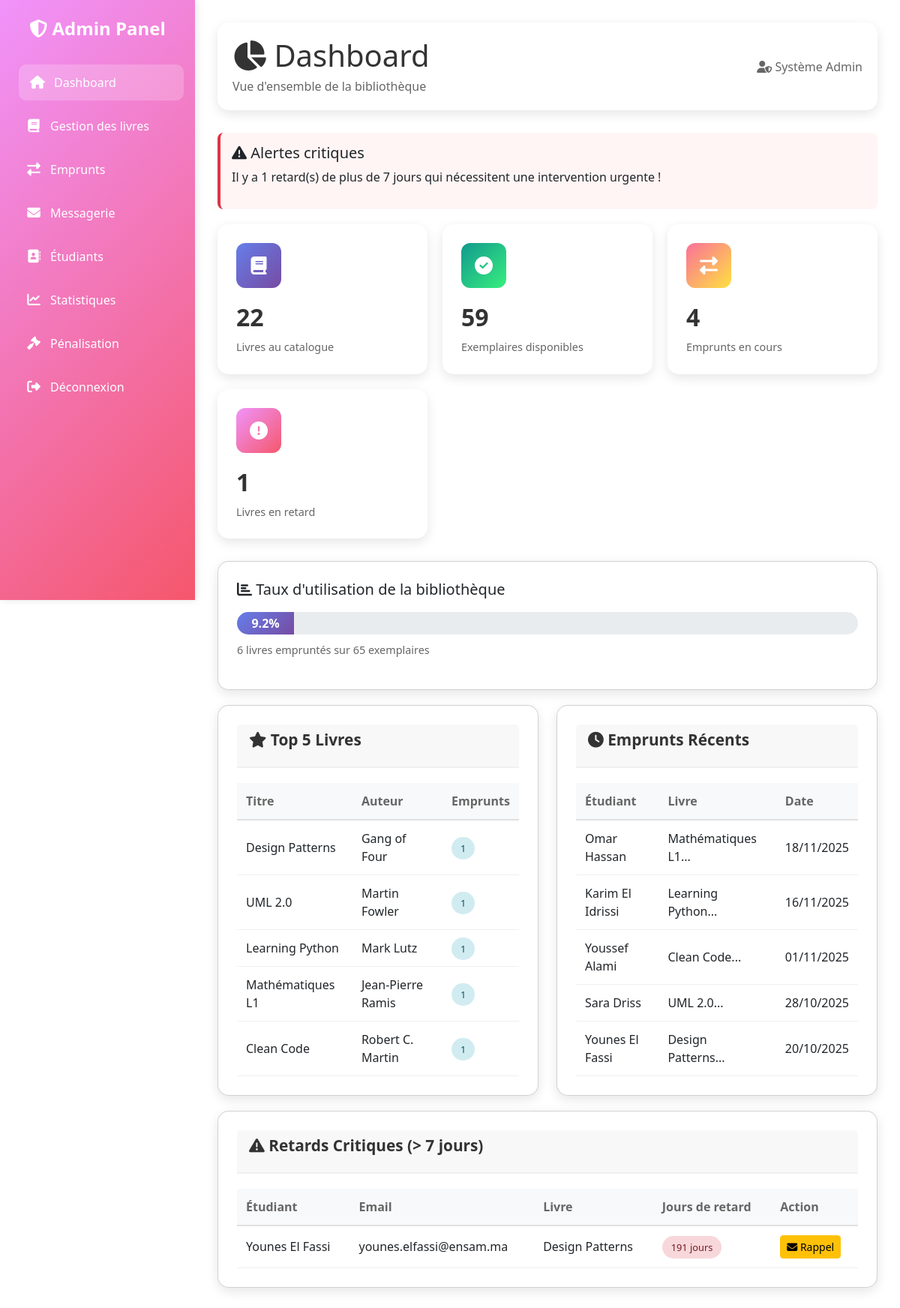
/views/admin/dashboard.php (signed in), run on the app's committed database.
### tables this page shows
CREATE TABLE emprunt (
  id_emprunt INT AUTO_INCREMENT PRIMARY KEY,
  id_demande INT,
  id_etudiant INT NOT NULL,
  id_livre INT NOT NULL,
  date_emprunt DATETIME NOT NULL,
  date_retour_prevue DATE NOT NULL,
  date_retour_effective DATETIME,
  statut ENUM('en_cours', 'retourne', 'perdu','en_retard') DEFAULT 'en_cours',
  prolonge BOOLEAN DEFAULT FALSE,
  FOREIGN KEY (id_demande) REFERENCES demande_emprunt(id_demande) ON DELETE SET NULL,
  FOREIGN KEY (id_etudiant) REFERENCES etudiant(id_etudiant) ON DELETE CASCADE,
  FOREIGN KEY (id_livre) REFERENCES livre(id_livre) ON DELETE CASCADE
);

CREATE TABLE etudiant (
  id_etudiant INT AUTO_INCREMENT PRIMARY KEY,
  nom VARCHAR(100) NOT NULL,
  prenom VARCHAR(100),
  email VARCHAR(255) NOT NULL UNIQUE,
  mot_de_passe VARCHAR(255) NOT NULL,
  numero_etudiant VARCHAR(50) NOT NULL UNIQUE,
  telephone VARCHAR(20),
  statut ENUM('actif','bloque') DEFAULT 'actif',
  date_inscription DATETIME DEFAULT CURRENT_TIMESTAMP,
  nombre_retards INT DEFAULT 0
);

CREATE TABLE livre (
  id_livre INT AUTO_INCREMENT PRIMARY KEY,
  isbn VARCHAR(20) UNIQUE,
  titre VARCHAR(255) NOT NULL,
  auteur VARCHAR(255),
  annee_publication YEAR,
  description TEXT,
  image_couverture VARCHAR(500),
  nombre_exemplaires INT NOT NULL DEFAULT 1,
  nombre_disponibles INT NOT NULL DEFAULT 1,
  livre_ds_bib INT NOT NULL DEFAULT 0,
  id_categorie INT,
  FOREIGN KEY (id_categorie) REFERENCES categorie(id_categorie) ON DELETE SET NULL
);

### views/admin/dashboard.php (the view, shortened to what this page needs)
<?php
require_once '../../utils/update-admin.php';
require_once '../../views/admin/panel.php';
$stmt = $pdo->query("
    SELECT
        COUNT(*) as total_livres,
        SUM(nombre_exemplaires) as total_exemplaires,
        SUM(nombre_disponibles) as total_disponibles
    FROM livre
");
$stats_livres = $stmt->fetch();
$stmt = $pdo->query("
    SELECT
        COUNT(*) as total_emprunts,
        SUM(CASE WHEN statut = 'en_retard' THEN 1 ELSE 0 END) as emprunts_retard
    FROM emprunt
    WHERE statut IN ('en_cours', 'en_retard')
");
$stats_emprunts = $stmt->fetch();
$stmt = $pdo->query("
    SELECT l.titre, l.auteur, COUNT(e.id_emprunt) as nb_emprunts
    FROM livre l
    LEFT JOIN emprunt e ON l.id_livre = e.id_livre
    GROUP BY l.id_livre
    ORDER BY nb_emprunts DESC
    LIMIT 5
");
$top_livres = $stmt->fetchAll();
$stmt = $pdo->query("
    SELECT e.*, l.titre, et.nom, et.prenom
    FROM emprunt e
    JOIN livre l ON e.id_livre = l.id_livre
    JOIN etudiant et ON e.id_etudiant = et.id_etudiant
    ORDER BY e.date_emprunt DESC
    LIMIT 5
");
$emprunts_recents = $stmt->fetchAll();
$stmt = $pdo->query("
    SELECT e.*, l.titre, et.nom, et.prenom, et.email,
           DATEDIFF(CURDATE(), e.date_retour_prevue) as jours_retard
    FROM emprunt e
    JOIN livre l ON e.id_livre = l.id_livre
    JOIN etudiant et ON e.id_etudiant = et.id_etudiant
    WHERE e.statut = 'en_retard'
    AND DATEDIFF(CURDATE(), e.date_retour_prevue) > 7
    ORDER BY jours_retard DESC
    LIMIT 5
");
$retards_critiques = $stmt->fetchAll();
$taux_utilisation = 0;
if ($stats_livres['total_exemplaires'] > 0) {
    $taux_utilisation = round(
        (($stats_livres['total_exemplaires'] - $stats_livres['total_disponibles']) / $stats_livres['total_exemplaires']) * 100,
        1
    );
}
?>
<!DOCTYPE html>
<html lang="fr">
<head>
    <link href="https://cdn.jsdelivr.net/npm/bootstrap@5.3.0/dist/css/bootstrap.min.css" rel="stylesheet">
    <link rel="stylesheet" href="https://cdnjs.cloudflare.com/ajax/libs/font-awesome/6.4.0/css/all.min.css">
    <link rel="stylesheet" href="../../assets/css/admin/dashboard.css">
</head>
<body>
    <div class="main-content">
        <div class="top-bar">
            <div>
                <h1 style="margin: 0; color: #333;">
                    <i class="fas fa-chart-pie"></i> Dashboard
                </h1>
                <p style="margin: 5px 0 0 0; color: #666;">
                    Vue d'ensemble de la bibliothèque
                </p>
            </div>
            <div>
                <span style="color: #666;">
                    <i class="fas fa-user-shield"></i>
                    <?php echo htmlspecialchars($_SESSION['user_prenom'] . ' ' . $_SESSION['user_nom']); ?>
                </span>
            </div>
        </div>
        <?php if ($retards_critiques && count($retards_critiques) > 0): ?>
            <div class="alert-danger-custom">
                <h5><i class="fas fa-exclamation-triangle"></i> Alertes critiques</h5>
                <p>Il y a <?php echo count($retards_critiques); ?> retard(s) de plus de 7 jours qui nécessitent une intervention urgente !</p>
            </div>
        <?php endif; ?>
        <div class="stats-grid">
            <div class="stat-card blue">
                <div class="stat-icon">
                    <i class="fas fa-book"></i>
                </div>
                <div class="stat-value"><?php echo $stats_livres['total_livres']; ?></div>
                <div class="stat-label">Livres au catalogue</div>
            </div>
            <div class="stat-card green">
                <div class="stat-icon">
                    <i class="fas fa-check-circle"></i>
                </div>
                <div class="stat-value"><?php echo $stats_livres['total_disponibles']; ?></div>
                <div class="stat-label">Exemplaires disponibles</div>
            </div>
            <div class="stat-card orange">
                <div class="stat-icon">
                    <i class="fas fa-exchange-alt"></i>
                </div>
                <div class="stat-value"><?php echo $stats_emprunts['total_emprunts']; ?></div>
                <div class="stat-label">Emprunts en cours</div>
            </div>
            <div class="stat-card red">
                <div class="stat-icon">
                    <i class="fas fa-exclamation-circle"></i>
                </div>
                <div class="stat-value"><?php echo $stats_emprunts['emprunts_retard']; ?></div>
                <div class="stat-label">Livres en retard</div>
            </div>
        </div>
        <div class="card">
            <h5><i class="fas fa-chart-bar"></i> Taux d'utilisation de la bibliothèque</h5>
            <div class="progress-custom">
                <div class="progress-bar-custom" style="width: <?php echo $taux_utilisation; ?>%">
                    <?php echo $taux_utilisation; ?>%
                </div>
            </div>
            <p style="margin-top: 10px; color: #666; font-size: 0.9rem;">
                <?php echo ($stats_livres['total_exemplaires'] - $stats_livres['total_disponibles']); ?>
                livres empruntés sur <?php echo $stats_livres['total_exemplaires']; ?> exemplaires
            </p>
        </div>
        <div class="row">
            <div class="col-md-6">
                <div class="card">
                    <div class="card-header">
                        <h5 class="card-title">
                            <i class="fas fa-star"></i> Top 5 Livres
                        </h5>
                    </div>
                    <table class="table-custom">
                        <thead>
                            <tr>
                                <th>Titre</th>
                                <th>Auteur</th>
                                <th>Emprunts</th>
                            </tr>
                        </thead>
                        <tbody>
                            <?php if (count($top_livres) > 0): ?>
                                <?php foreach ($top_livres as $livre): ?>
                                    <tr>
                                        <td><?php echo htmlspecialchars($livre['titre']); ?></td>
                                        <td><?php echo htmlspecialchars($livre['auteur']); ?></td>
                                        <td><span class="badge-custom badge-info"><?php echo $livre['nb_emprunts']; ?></span></td>
                                    </tr>
                                <?php endforeach; ?>
                            <?php else: ?>
                                <tr>
                                    <td colspan="3" style="text-align: center; color: #999;">Aucune donnée disponible</td>
                                </tr>
                            <?php endif; ?>
                        </tbody>
                    </table>
                </div>
            </div>
            <div class="col-md-6">
                <div class="card">
                    <div class="card-header">
                        <h5 class="card-title">
                            <i class="fas fa-clock"></i> Emprunts Récents
                        </h5>
                    </div>
                    <table class="table-custom">
                        <thead>
                            <tr>
                                <th>Étudiant</th>
                                <th>Livre</th>
                                <th>Date</th>
                            </tr>
                        </thead>
                        <tbody>
                            <?php if (count($emprunts_recents) > 0): ?>
                                <?php foreach ($emprunts_recents as $emprunt): ?>
                                    <tr>
                                        <td><?php echo htmlspecialchars($emprunt['prenom'] . ' ' . $emprunt['nom']); ?></td>
                                        <td><?php echo htmlspecialchars(substr($emprunt['titre'], 0, 30)) . '...'; ?></td>
                                        <td><?php echo date('d/m/Y', strtotime($emprunt['date_emprunt'])); ?></td>
                                    </tr>
                                <?php endforeach; ?>
                            <?php else: ?>
                                <tr>
                                    <td colspan="3" style="text-align: center; color: #999;">Aucun emprunt récent</td>
                                </tr>
                            <?php endif; ?>
                        </tbody>
                    </table>
                </div>
            </div>
        </div>
        <?php if (count($retards_critiques) > 0): ?>
            <div class="card">
                <div class="card-header">
                    <h5 class="card-title">
                        <i class="fas fa-exclamation-triangle"></i> Retards Critiques (> 7 jours)
                    </h5>
                </div>
                <table class="table-custom">
                    <thead>
                        <tr>
                            <th>Étudiant</th>
                            <th>Email</th>
                            <th>Livre</th>
                            <th>Jours de retard</th>
                            <th>Action</th>
                        </tr>
                    </thead>
                    <tbody>
                        <?php foreach ($retards_critiques as $retard): ?>
                            <tr>
                                <td><?php echo htmlspecialchars($retard['prenom'] . ' ' . $retard['nom']); ?></td>
                                <td><?php echo htmlspecialchars($retard['email']); ?></td>
                                <td><?php echo htmlspecialchars($retard['titre']); ?></td>
                                <td>
                                    <span class="badge-custom badge-danger">
                                        <?php echo $retard['jours_retard']; ?> jours
                                    </span>
                                </td>
                                <td>
                                    <a href="messagerie.php?id_etudiant=<?php echo $retard['id_etudiant']; ?>" class="btn btn-sm btn-warning">
                                        <i class="fas fa-envelope"></i> Rappel
                                    </a>
                                </td>
                            </tr>
                        <?php endforeach; ?>
                    </tbody>
                </table>
            </div>
        <?php endif; ?>
    </div>
</body>
</html>

### assets/css/admin/dashboard.css (style rules this page uses)
.top-bar { background: white; padding: 20px; border-radius: 15px; box-shadow: 0 5px 15px rgba(0,0,0,0.1); margin-bottom: 30px; display: flex; justify-content: space-between; align-items: center; }
.stats-grid { display: grid; grid-template-columns: repeat(auto-fit, minmax(250px, 1fr)); gap: 20px; margin-bottom: 30px; }
.stat-card { background: white; padding: 25px; border-radius: 15px; box-shadow: 0 5px 15px rgba(0,0,0,0.1); position: relative; overflow: hidden; }
.stat-card::before { content: ''; position: absolute; top: 0; right: 0; width: 100px; height: 100px; background: rgba(255,255,255,0.1); border-radius: 50%; transform: translate(30%, -30%); }
.stat-icon { width: 60px; height: 60px; border-radius: 12px; display: flex; align-items: center; justify-content: center; font-size: 24px; color: white; margin-bottom: 15px; }
.stat-card.blue .stat-icon { background: linear-gradient(135deg, #667eea 0%, #764ba2 100%); }
.stat-card.green .stat-icon { background: linear-gradient(135deg, #11998e 0%, #38ef7d 100%); }
.stat-card.orange .stat-icon { background: linear-gradient(135deg, #fa709a 0%, #fee140 100%); }
.stat-card.red .stat-icon { background: linear-gradient(135deg, #f093fb 0%, #f5576c 100%); }
.stat-value { font-size: 2rem; font-weight: 700; color: #333; margin-bottom: 5px; }
.stat-label { color: #666; font-size: 0.9rem; }
.card { background: white; border-radius: 15px; box-shadow: 0 5px 15px rgba(0,0,0,0.1); padding: 25px; margin-bottom: 20px; }
.card-header { display: flex; justify-content: space-between; align-items: center; margin-bottom: 20px; padding-bottom: 15px; border-bottom: 2px solid #f0f0f0; }
.card-title { font-size: 1.3rem; font-weight: 600; color: #333; }
.table-custom { width: 100%; }
.table-custom thead { background: #f8f9fa; }
.table-custom th { padding: 12px; font-weight: 600; color: #666; border-bottom: 2px solid #e0e0e0; }
.table-custom td { padding: 12px; border-bottom: 1px solid #f0f0f0; }
.badge-custom { padding: 6px 12px; border-radius: 20px; font-size: 0.8rem; font-weight: 500; }
.badge-danger { background: #f8d7da; color: #721c24; }
.badge-info { background: #d1ecf1; color: #0c5460; }
.alert-danger-custom { background: #fff5f5; border-left: 4px solid #dc3545; padding: 15px; border-radius: 8px; margin-bottom: 20px; }
.progress-custom { height: 30px; border-radius: 15px; background: #e9ecef; overflow: hidden; margin-top: 10px; }
.progress-bar-custom { height: 100%; display: flex; align-items: center; justify-content: center; color: white; font-weight: 600; background: linear-gradient(135deg, #667eea 0%, #764ba2 100%); transition: width 0.6s ease; }

### views/admin/panel.php (style rules this page uses)
body { font-family: 'Poppins', sans-serif; background-color: #f5f7fa; }
.main-content { margin-left: 260px; padding: 30px; }

### data on the page
emprunt: id_etudiant.nom "Omar Hassan", id_livre.titre "Mathématiques L1", date_emprunt "18/11/2025"
emprunt: id_etudiant.nom "Karim El Idrissi", id_livre.titre "Learning Python", date_emprunt "16/11/2025"
emprunt: id_etudiant.nom "Youssef Alami", id_livre.titre "Clean Code", date_emprunt "01/11/2025"
emprunt: id_etudiant.nom "Sara Driss", id_livre.titre "UML 2.0", date_emprunt "28/10/2025"
emprunt: id_etudiant.nom "Younes El Fassi", id_livre.titre "Design Patterns", date_emprunt "20/10/2025", id_etudiant.email "younes.elfassi@ensam.ma", jours_retard "191"

### other printed values
$_SESSION['user_prenom'] . ' ' . $_SESSION['user_nom'] "Système Admin"
count($retards_critiques) "1"
$stats_livres['total_livres'] "22"
$stats_livres['total_disponibles'] "59"
$stats_emprunts['total_emprunts'] "4"
$stats_emprunts['emprunts_retard'] "1"
$taux_utilisation "9.2"
$stats_livres['total_exemplaires'] "65"
$livre['titre'] "Design Patterns"
$livre['auteur'] "Gang of Four"
$livre['nb_emprunts'] "1"
$livre['titre'] "UML 2.0"
$livre['auteur'] "Martin Fowler"
$livre['titre'] "Learning Python"
$livre['auteur'] "Mark Lutz"
